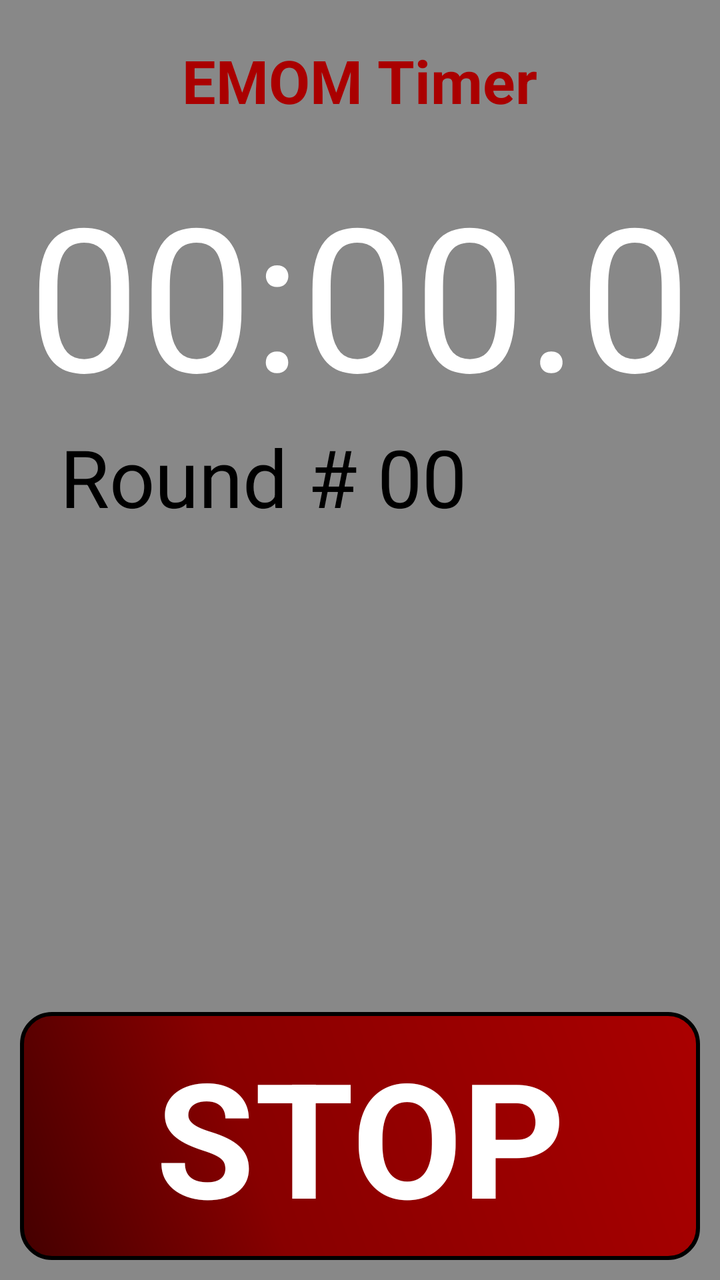
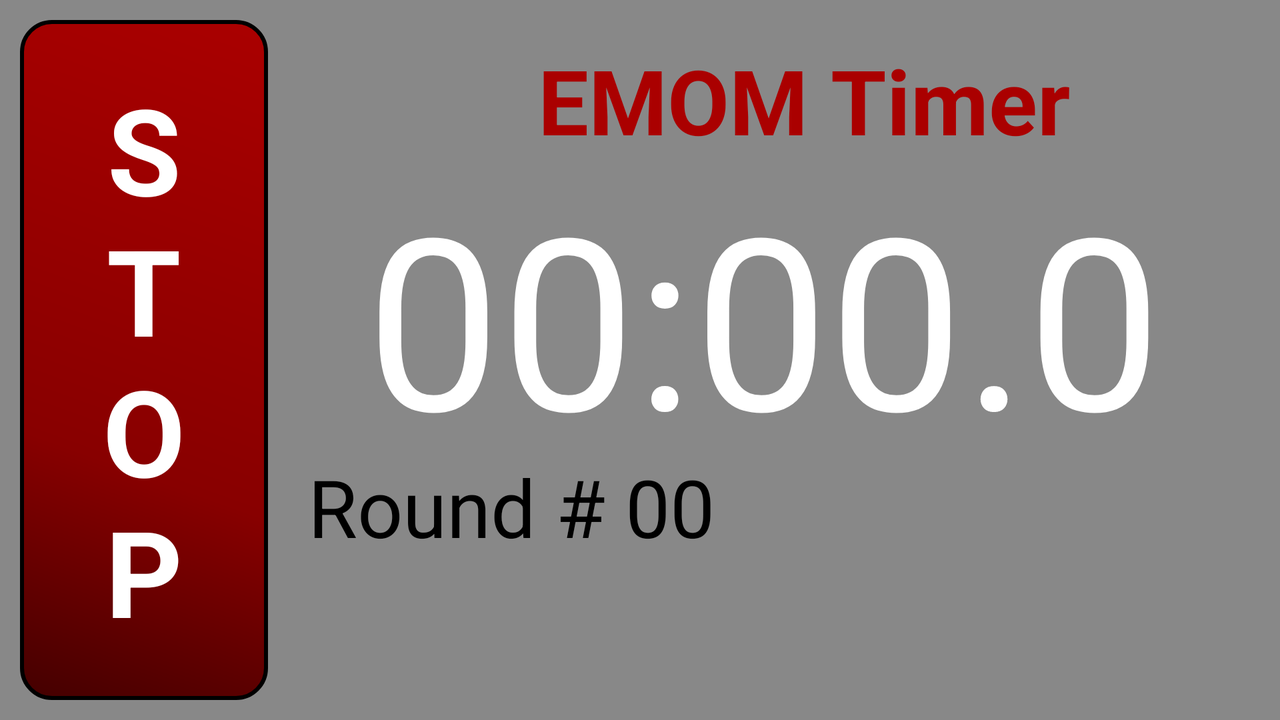

Compare how this app lays out the same screen by default and in its alternative resource folder. The renders come first, then the two layout files and the values they reference.
<!-- AndroidManifest.xml: application theme AppTheme -->
<!-- res/layout/activity_running_emom.xml -->
<LinearLayout xmlns:android="http://schemas.android.com/apk/res/android"
    xmlns:tools="http://schemas.android.com/tools"
    android:layout_width="match_parent"
    android:layout_height="match_parent"
    android:paddingLeft="@dimen/activity_horizontal_margin"
    android:paddingRight="@dimen/activity_horizontal_margin"
    android:paddingTop="@dimen/activity_vertical_margin"
    android:paddingBottom="@dimen/activity_vertical_margin"
    android:orientation="vertical"
    android:weightSum="5"
    android:id="@+id/whole_layout"
    tools:context="com.jrb.phiitnesstimer.RunningEMOM">

    <LinearLayout
        android:id="@+id/container_time_display"
        android:layout_width="match_parent"
        android:layout_height="0dp"
        android:layout_weight="4"
        android:orientation="vertical"
        >

        <TextView
            style="@style/TitleStyle"
            android:layout_width="wrap_content"
            android:layout_height="wrap_content"
            android:text="@string/title_EMOM"
            android:id="@+id/lblTitle" />

        <TextView
            style="@style/TimeDisplayStyle"
            android:layout_width="wrap_content"
            android:layout_height="wrap_content"
            android:text="@string/text_start_time"
            android:layout_gravity="center_horizontal"
            android:id="@+id/lblTimeDisplay" />

        <LinearLayout
            android:layout_width="wrap_content"
            android:layout_height="wrap_content">
            <TextView
                style="@style/RoundDisplayStyle_land"
                android:layout_width="wrap_content"
                android:layout_height="wrap_content"
                android:text="@string/label_rounds"
                android:id="@+id/lblRounds" />

            <TextView
                style="@style/RoundNumStyle_land"
                android:layout_width="wrap_content"
                android:layout_height="wrap_content"
                android:text="@string/text_start_rounds"
                android:id="@+id/lblRoundNum" />
        </LinearLayout>
    </LinearLayout>

    <Button
        style="@style/StopButtonStyle"
        android:layout_width="match_parent"
        android:layout_height="0dp"
        android:layout_weight="1"
        android:id="@+id/btnStop" />

</LinearLayout>
<!-- resources referenced by this layout -->
<resources>
  <dimen name="activity_horizontal_margin">10dp</dimen>
  <dimen name="activity_vertical_margin">10dp</dimen>
  <string name="label_rounds">Round #</string>
  <string name="text_start_rounds">00</string>
  <string name="text_start_time">00:00.0</string>
  <string name="title_EMOM">EMOM Timer</string>
  <style name="RoundDisplayStyle_land" parent="android:Widget.TextView">
          <item name="android:textSize">@dimen/round_num_sizes_land</item>
          <item name="android:paddingTop">@dimen/text_padding_land</item>
          <item name="android:paddingBottom">@dimen/text_padding_land</item>
          <item name="android:layout_marginBottom">@dimen/bottom_spacing_margin_land</item>
          <item name="android:layout_marginTop">@dimen/top_spacing_margin_land</item>
          <item name="android:layout_marginLeft">@dimen/left_spacing_margin_land</item>
      </style>
  <style name="RoundNumStyle_land" parent="android:Widget.TextView">
          <item name="android:textSize">@dimen/round_num_sizes_land</item>
          <item name="android:paddingTop">@dimen/text_padding_land</item>
          <item name="android:paddingBottom">@dimen/text_padding_land</item>
          <item name="android:layout_marginTop">@dimen/top_spacing_margin_land</item>
          <item name="android:layout_marginBottom">@dimen/bottom_spacing_margin_land</item>
          <item name="android:layout_marginLeft">@dimen/text_rounds_left_margin</item>
      </style>
  <style name="StopButtonStyle" parent="android:Widget.Button">
          <item name="android:paddingLeft">@dimen/edit_text_padding</item>
          <item name="android:paddingRight">@dimen/edit_text_padding</item>
          <item name="android:textSize">@dimen/stop_button_text</item>
          <item name="android:text">@string/action_stop</item>
          <item name="android:textColor">@color/white</item>
          <item name="android:background">@drawable/button_shape_stop</item>
          <item name="android:textStyle">bold</item>
      </style>
  <style name="TimeDisplayStyle" parent="android:Widget.TextView">
          <item name="android:textSize">@dimen/time_display_sizes</item>
          <item name="android:textColor">@color/white</item>
          <item name="android:layout_centerHorizontal">true</item>
          <item name="android:layout_marginTop">@dimen/dialog_spacing_margin</item>
      </style>
  <style name="TitleStyle" parent="android:Widget.TextView">
          <item name="android:textSize">@dimen/title_sizes</item>
          <item name="android:textColor">@color/red</item>
          <item name="android:textStyle">bold</item>
          <item name="android:layout_gravity">center_horizontal</item>
          <item name="android:layout_centerHorizontal">true</item>
          <item name="android:layout_marginTop">10dp</item>
      </style>
  <style name="AppTheme" parent="android:Theme.Holo.Light.DarkActionBar">
          <item name="android:background">@color/background_grey</item>
          <item name="android:textColor">@color/black</item>
          <item name="android:fontFamily">sans-serif</item>
      </style>
  <dimen name="round_num_sizes_land">40sp</dimen>
  <dimen name="text_padding_land">-5dp</dimen>
  <dimen name="bottom_spacing_margin_land">-10dp</dimen>
  <dimen name="top_spacing_margin_land">-2dp</dimen>
  <dimen name="left_spacing_margin_land">20dp</dimen>
  <dimen name="text_rounds_left_margin">10dp</dimen>
  <dimen name="edit_text_padding">8dp</dimen>
  <dimen name="stop_button_text">80sp</dimen>
  <string name="action_stop">STOP</string>
  <color name="white">#FFFFFFFF</color>
  <dimen name="time_display_sizes">100sp</dimen>
  <dimen name="dialog_spacing_margin">20dp</dimen>
  <dimen name="title_sizes">30sp</dimen>
  <color name="red">#FFAA0000</color>
  <color name="background_grey">#FF888888</color>
  <color name="black">#FF000000</color>
</resources>
<!-- res/layout-land/activity_running_emom.xml (the repository's variant of the layout above) -->
<!-- drawn on the phone turned sideways -->
<LinearLayout xmlns:android="http://schemas.android.com/apk/res/android"
    xmlns:tools="http://schemas.android.com/tools"
    android:layout_width="match_parent"
    android:layout_height="match_parent"
    android:paddingLeft="@dimen/activity_horizontal_margin"
    android:paddingRight="@dimen/activity_horizontal_margin"
    android:paddingTop="@dimen/activity_vertical_margin"
    android:paddingBottom="@dimen/activity_vertical_margin"
    android:orientation="horizontal"
    android:layoutDirection="ltr"
    android:id="@+id/whole_layout"
    android:weightSum="5"
    tools:context="com.jrb.phiitnesstimer.RunningEMOM">

    <Button
        style="@style/StopButtonStyle_land"
        android:layout_width="0dp"
        android:layout_height="match_parent"
        android:layout_weight="1"
        android:id="@+id/btnStop" />

    <LinearLayout
        android:id="@+id/container_time_display"
        android:layout_width="0dp"
        android:layout_height="match_parent"
        android:layout_weight="4"
        android:orientation="vertical"
        >

        <TextView
            style="@style/TitleStyle_land"
            android:layout_width="wrap_content"
            android:layout_height="wrap_content"
            android:text="@string/title_EMOM"
            android:id="@+id/lblTitle" />

        <TextView
            style="@style/TimeDisplayStyle_land"
            android:layout_width="wrap_content"
            android:layout_height="wrap_content"
            android:text="@string/text_start_time"
            android:layout_gravity="center_horizontal"
            android:id="@+id/lblTimeDisplay" />

        <LinearLayout
            android:layout_width="wrap_content"
            android:layout_height="wrap_content">
            <TextView
                style="@style/RoundDisplayStyle_land"
                android:layout_width="wrap_content"
                android:layout_height="wrap_content"
                android:text="@string/label_rounds"
                android:id="@+id/lblRounds" />

            <TextView
                style="@style/RoundNumStyle_land"
                android:layout_width="wrap_content"
                android:layout_height="wrap_content"
                android:text="@string/text_start_rounds"
                android:id="@+id/lblRoundNum" />
        </LinearLayout>

    </LinearLayout>


</LinearLayout>
<!-- resources referenced by the variant -->
<!-- as the phone turned sideways resolves them -->
<resources>
  <dimen name="activity_horizontal_margin">10dp</dimen>
  <dimen name="activity_vertical_margin">10dp</dimen>
  <string name="label_rounds">Round #</string>
  <string name="text_start_rounds">00</string>
  <string name="text_start_time">00:00.0</string>
  <string name="title_EMOM">EMOM Timer</string>
  <style name="RoundDisplayStyle_land" parent="android:Widget.TextView">
          <item name="android:textSize">@dimen/round_num_sizes_land</item>
          <item name="android:paddingTop">@dimen/text_padding_land</item>
          <item name="android:paddingBottom">@dimen/text_padding_land</item>
          <item name="android:layout_marginBottom">@dimen/bottom_spacing_margin_land</item>
          <item name="android:layout_marginTop">@dimen/top_spacing_margin_land</item>
          <item name="android:layout_marginLeft">@dimen/left_spacing_margin_land</item>
      </style>
  <style name="RoundNumStyle_land" parent="android:Widget.TextView">
          <item name="android:textSize">@dimen/round_num_sizes_land</item>
          <item name="android:paddingTop">@dimen/text_padding_land</item>
          <item name="android:paddingBottom">@dimen/text_padding_land</item>
          <item name="android:layout_marginTop">@dimen/top_spacing_margin_land</item>
          <item name="android:layout_marginBottom">@dimen/bottom_spacing_margin_land</item>
          <item name="android:layout_marginLeft">@dimen/text_rounds_left_margin</item>
      </style>
  <style name="StopButtonStyle_land" parent="android:Widget.Button">
          <item name="android:paddingLeft">@dimen/edit_text_padding</item>
          <item name="android:paddingRight">@dimen/edit_text_padding</item>
          <item name="android:textSize">@dimen/stop_button_text_land</item>
          <item name="android:text">@string/action_stop_land</item>
          <item name="android:textColor">@color/white</item>
          <item name="android:background">@drawable/button_shape_stop</item>
          <item name="android:textStyle">bold</item>
      </style>
  <style name="AppTheme" parent="android:Theme.Holo.Light.DarkActionBar">
          <item name="android:background">@color/background_grey</item>
          <item name="android:textColor">@color/black</item>
          <item name="android:fontFamily">sans-serif</item>
      </style>
  <dimen name="round_num_sizes_land">40sp</dimen>
  <dimen name="text_padding_land">-5dp</dimen>
  <dimen name="bottom_spacing_margin_land">-10dp</dimen>
  <dimen name="top_spacing_margin_land">-2dp</dimen>
  <dimen name="left_spacing_margin_land">20dp</dimen>
  <dimen name="text_rounds_left_margin">10dp</dimen>
  <dimen name="edit_text_padding">8dp</dimen>
  <dimen name="stop_button_text_land">60sp</dimen>
  <string name="action_stop_land">S\nT\nO\nP</string>
  <color name="white">#FFFFFFFF</color>
  <!-- drawable button_shape_stop (drawable) -->
  <?xml version="1.0" encoding="utf-8"?>
  <shape xmlns:android="http://schemas.android.com/apk/res/android" android:shape="rectangle" >
  <corners
  android:radius="15dp"
  />
  <gradient
  android:angle="45"
  android:centerX="35%"
  android:centerColor="#880000"
  android:startColor="#440000"
  android:endColor="#AA0000"
  android:type="linear"
  />
  <padding
  android:left="0dp"
  android:top="0dp"
  android:right="0dp"
  android:bottom="0dp"
  />
  <size
  android:width="270dp"
  android:height="100dp"
  />
  <stroke
  android:width="2dp"
  android:color="#000000"
  />
  </shape>
  <dimen name="time_display_sizes_land">120sp</dimen>
  <dimen name="title_sizes_land">45sp</dimen>
  <color name="red">#FFAA0000</color>
  <dimen name="title_margin_land">10dp</dimen>
  <color name="background_grey">#FF888888</color>
  <color name="black">#FF000000</color>
</resources>
